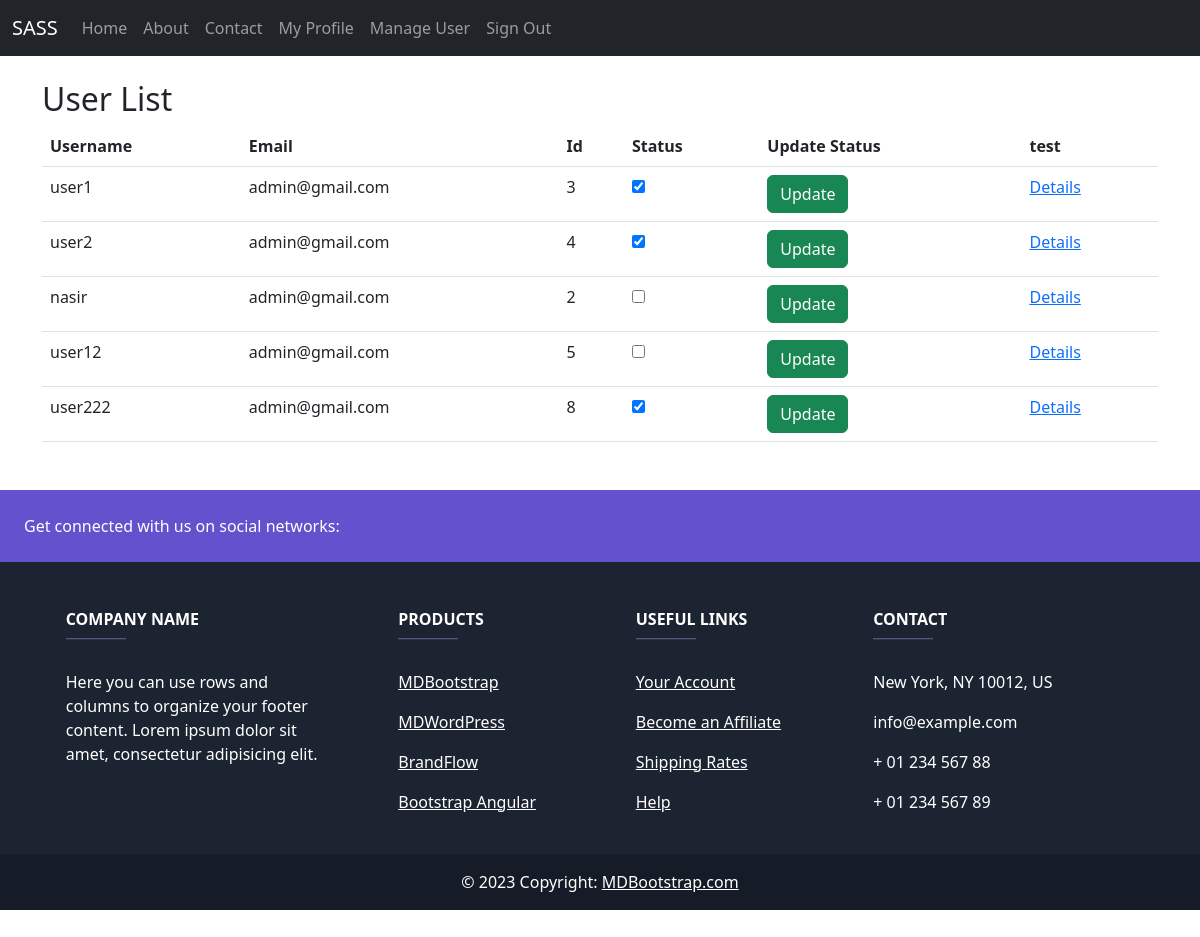
Before: /user-data/ (signed in) with the older database file.
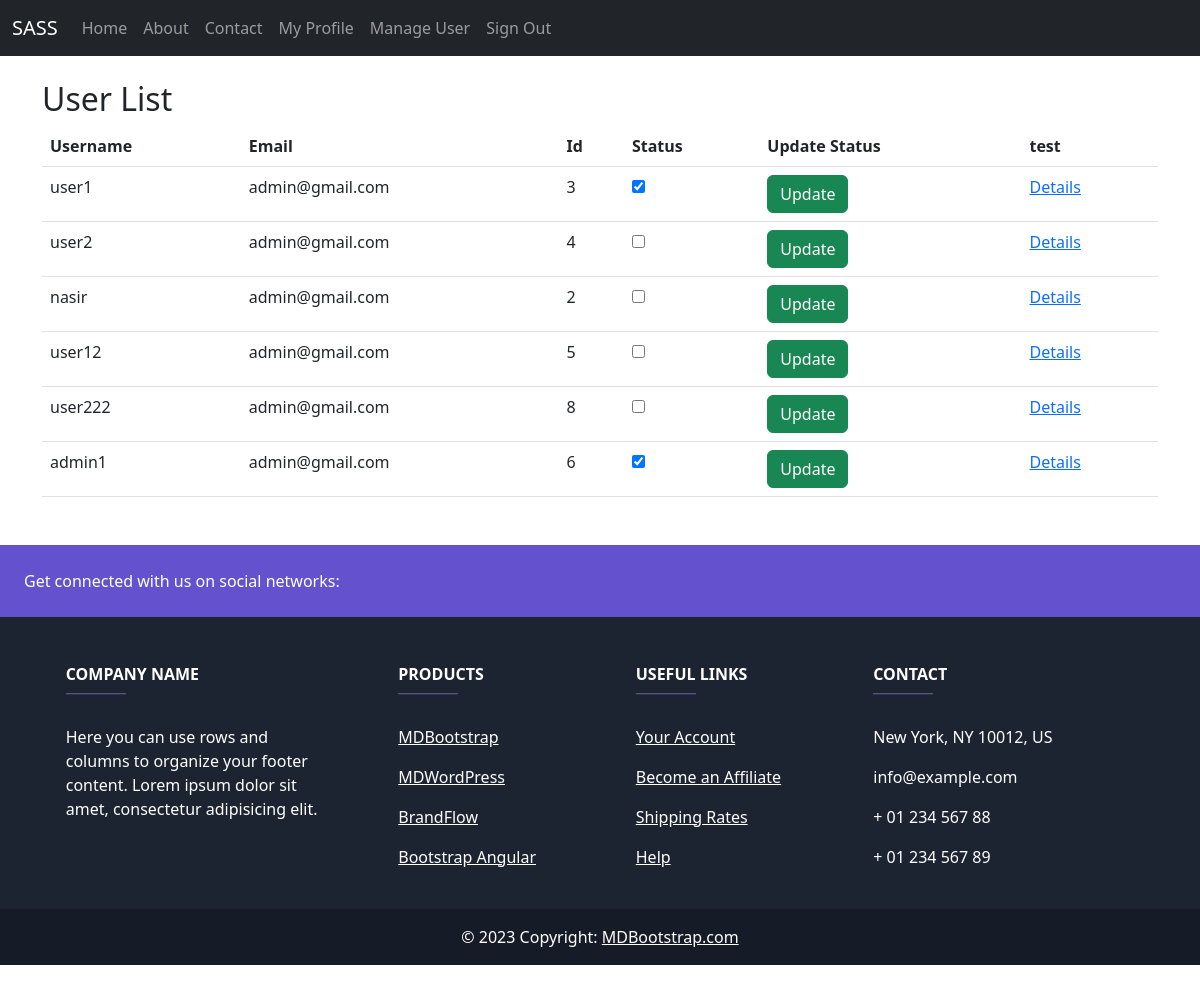
After: the same page with the newer database file.
### wallets/models.py (models this page shows)
class UserProfile(models.Model):
    user = models.OneToOneField(User, on_delete=models.CASCADE)
    bio = models.TextField(blank=True)
    wallet_balance = models.DecimalField(max_digits=10, decimal_places=2, default=0.0)
    def __str__(self):
        return self.user.username

### wallets/views.py (the view)
# urls.py: path('user-data/', user_data_page, name='user_data_page'),
@user_passes_test(lambda u: u.is_superuser)
def user_data_page(request):
    try:
        user_profiles = UserProfile.objects.all()
        print(user_profiles)
        return render(request, 'user_list.html', {'user_profiles': user_profiles})
    except Exception as e:
        print(f"An error occurred: {e}")
        return render(request, 'user_list.html', {'error_message': str(e)})

### templates/user_list.html (shortened to what this page needs)
{% extends 'base.html' %}
{% block content %}
    <h2>User List</h2>
        <table class="table">
            <thead  class="thead-dark">
                <tr>
                    <th scope="col">Username</th>
                    <th scope="col">Email</th>
                    <th scope="col">Id</th>
                    <th scope="col">Status</th>
                    <th scope="col">Update Status</th>
                    <th scope="col">test</th>
                </tr>
            </thead>
            <tbody>
                {% for profile in user_profiles  %}
                <form method="post" action="{% url 'update_user_is_active' %}">
                    <tr>
                        <td scope="row">{{ profile.user.username }}</td>
                        <td scope="row">{{ profile.user.email }}</td>
                        <td scope="row">{{profile.user.id}}</td>
                        <td scope="row">
                            <input type="checkbox" name="user_ids" value="{{ profile.user.id }}" {% if profile.user.is_active %}checked{% endif %}>
                        </td>
                        <td scope="row"> <button type="submit"  class="btn btn-success">Update</button></td>
                        <td scope="row">
                            <a href="{% url 'single_user' user_id=profile.id %}">Details</a>
                        </td>
                    </tr>
                </form>
                {% endfor %}
            </tbody>
        </table>
{% endblock %}

### templates/base.html (shortened to what this page needs)
<!DOCTYPE html>
<html lang="en">
<head>
    <link href="https://cdn.jsdelivr.net/npm/bootstrap@5.3.0/dist/css/bootstrap.min.css" rel="stylesheet">
</head>
<body>
    <nav class="navbar navbar-expand-lg navbar-dark bg-dark">
        <div class="container-fluid">
            <a class="navbar-brand" href="#">SASS</a>
            <div class="collapse navbar-collapse" id="navbarNav">
                <ul class="navbar-nav">
                    <li class="nav-item">
                        <a class="nav-link" href="#">Home</a>
                    </li>
                    <li class="nav-item">
                        <a class="nav-link" href="#">About</a>
                    </li>
                    <li class="nav-item">
                        <a class="nav-link" href="#">Contact</a>
                    </li>
                    {% if user.is_authenticated %}
                    <li class="nav-item">
                      <a class="nav-link" href="{% url 'second_page' %}">My Profile</a>
                  </li>
                  {%endif%}
                  {% if user.is_superuser%}
                  <li class="nav-item">
                    <a  class="nav-link" href="{% url 'user_data_page' %}">Manage User</a>
                </li>
                {%endif%}
                  {% if user.is_authenticated %}
                  <li class="nav-item">
                    <a class="nav-link" href="{% url 'logout' %}">Sign Out</a>
                </li>
                {% endif %}
                </ul>
            </div>
        </div>
    </nav>
    <div class="container mt-4">
        {% block content %}{% endblock %}
    </div>
<div class=" my-5">
    <footer
            class="text-center text-lg-start text-white"
            style="background-color: #1c2331"
            >
      <section
               class="d-flex justify-content-between p-4"
               style="background-color: #6351ce"
               >
        <div class="me-5">
          <span>Get connected with us on social networks:</span>
        </div>
        <div>
        </div>
      </section>
      <section class="">
        <div class="container text-center text-md-start mt-5">
          <div class="row mt-3">
            <div class="col-md-3 col-lg-4 col-xl-3 mx-auto mb-4">
              <h6 class="text-uppercase fw-bold">Company name</h6>
              <hr
                  class="mb-4 mt-0 d-inline-block mx-auto"
                  style="width: 60px; background-color: #7c4dff; height: 2px"
                  />
              <p>
                Here you can use rows and columns to organize your footer
                content. Lorem ipsum dolor sit amet, consectetur adipisicing
                elit.
              </p>
            </div>
            <div class="col-md-2 col-lg-2 col-xl-2 mx-auto mb-4">
              <h6 class="text-uppercase fw-bold">Products</h6>
              <hr
                  class="mb-4 mt-0 d-inline-block mx-auto"
                  style="width: 60px; background-color: #7c4dff; height: 2px"
                  />
              <p>
                <a href="#!" class="text-white">MDBootstrap</a>
              </p>
              <p>
                <a href="#!" class="text-white">MDWordPress</a>
              </p>
              <p>
                <a href="#!" class="text-white">BrandFlow</a>
              </p>
              <p>
                <a href="#!" class="text-white">Bootstrap Angular</a>
              </p>
            </div>
            <div class="col-md-3 col-lg-2 col-xl-2 mx-auto mb-4">
              <h6 class="text-uppercase fw-bold">Useful links</h6>
              <hr
                  class="mb-4 mt-0 d-inline-block mx-auto"
                  style="width: 60px; background-color: #7c4dff; height: 2px"
                  />
              <p>
                <a href="#!" class="text-white">Your Account</a>
              </p>
              <p>
                <a href="#!" class="text-white">Become an Affiliate</a>
              </p>
              <p>
                <a href="#!" class="text-white">Shipping Rates</a>
              </p>
              <p>
                <a href="#!" class="text-white">Help</a>
              </p>
            </div>
            <div class="col-md-4 col-lg-3 col-xl-3 mx-auto mb-md-0 mb-4">
              <h6 class="text-uppercase fw-bold">Contact</h6>
              <hr
                  class="mb-4 mt-0 d-inline-block mx-auto"
                  style="width: 60px; background-color: #7c4dff; height: 2px"
                  />
              <p> New York, NY 10012, US</p>
              <p> info@example.com</p>
              <p> + 01 234 567 88</p>
              <p> + 01 234 567 89</p>
            </div>
          </div>
        </div>
      </section>
      <div
           class="text-center p-3"
           style="background-color: rgba(0, 0, 0, 0.2)"
           >
        © 2023 Copyright:
        <a class="text-white" href="https://mdbootstrap.com/"
           >MDBootstrap.com</a
          >
      </div>
    </footer>
  </div>
</body>
</html>

Changed rows visible on the page:
changed through a linked row, UserProfile "user2": user_id "☑" → "☐"
changed through a linked row, UserProfile "user222": user_id "☑" → "☐"
added UserProfile: user.username "admin1", user.email "admin@gmail.com", user.id "6", user_id "☑"
